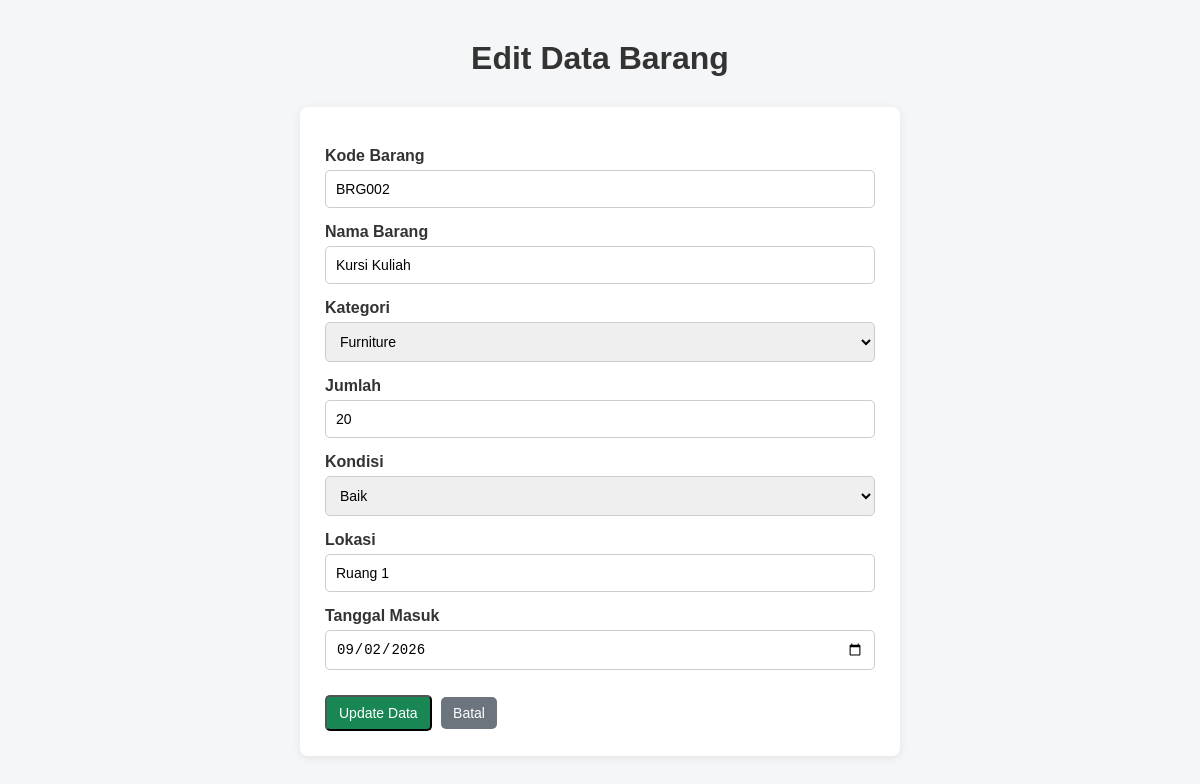
Page /edit.php?id=2 on the committed database.
### tables this page shows
CREATE TABLE `inventaris` (
  `id_barang` int NOT NULL,
  `kode_barang` varchar(20) NOT NULL,
  `nama_barang` varchar(100) NOT NULL,
  `kategori` varchar(50) NOT NULL,
  `jumlah` int NOT NULL,
  `kondisi` varchar(30) NOT NULL,
  `lokasi` varchar(100) NOT NULL,
  `tanggal_masuk` date NOT NULL
);

### edit.php (the view, shortened to what this page needs)
<?php
include "koneksi.php";
$id = $_GET['id'];
$query = "SELECT * FROM inventaris WHERE id_barang = '$id'";
$result = mysqli_query($koneksi, $query);
$data = mysqli_fetch_assoc($result);
?>
<!DOCTYPE html>
<html lang="id">
<head>
    <link rel="stylesheet" href="style.css">
</head>
<body>
<div class="container">
    <h1>Edit Data Barang</h1>
    <form action="update.php" method="POST" class="form-box">
        <label>Kode Barang</label>
        <input
            type="text"
            name="kode_barang"
            value="<?= $data['kode_barang']; ?>"
            required
        >
        <label>Nama Barang</label>
        <input
            type="text"
            name="nama_barang"
            value="<?= $data['nama_barang']; ?>"
            required
        >
        <label>Kategori</label>
        <select name="kategori" required>
            <option value="Furniture"
                <?= ($data['kategori'] == 'Furniture') ? 'selected' : ''; ?>>
                Furniture
            </option>
        </select>
        <label>Jumlah</label>
        <input
            type="number"
            name="jumlah"
            value="<?= $data['jumlah']; ?>"
            min="1"
            required
        >
        <label>Kondisi</label>
        <select name="kondisi" required>
            <option value="Baik"
                <?= ($data['kondisi'] == 'Baik') ? 'selected' : ''; ?>>
                Baik
            </option>
        </select>
        <label>Lokasi</label>
        <input
            type="text"
            name="lokasi"
            value="<?= $data['lokasi']; ?>"
            required
        >
        <label>Tanggal Masuk</label>
        <input
            type="date"
            name="tanggal_masuk"
            value="<?= $data['tanggal_masuk']; ?>"
            required
        >
        <div class="form-button">
            <button type="submit" class="btn tambah">
                Update Data
            </button>
            <a href="index.php" class="btn kembali">
                Batal
            </a>
        </div>
    </form>
</div>
</body>
</html>

### style.css (style rules this page uses)
* { box-sizing: border-box; }
body { margin: 0; font-family: Arial, sans-serif; background-color: #f4f6f8; color: #333; }
.container { width: 95%; max-width: 1300px; margin: 40px auto; }
h1 { text-align: center; margin-bottom: 5px; }
.btn { display: inline-block; padding: 8px 12px; text-decoration: none; border-radius: 5px; font-size: 14px; }
.tambah { background-color: #198754; color: white; }
.form-box { width: 600px; max-width: 100%; margin: 30px auto; padding: 25px; background-color: white; border-radius: 8px; box-shadow: 0 2px 8px rgba(0, 0, 0, 0.08); }
.form-box label { display: block; margin-top: 15px; margin-bottom: 5px; font-weight: bold; }
.form-box input, .form-box select { width: 100%; padding: 10px; border: 1px solid #ccc; border-radius: 5px; font-size: 14px; }
.form-button { margin-top: 25px; }
.kembali { background-color: #6c757d; color: white; margin-left: 5px; border: none; }

### rows in the picture
inventaris: kode_barang "BRG002", nama_barang "Kursi Kuliah", kategori "Furniture", jumlah "20", kondisi "Baik", lokasi "Ruang 1", tanggal_masuk "09/02/2026"
